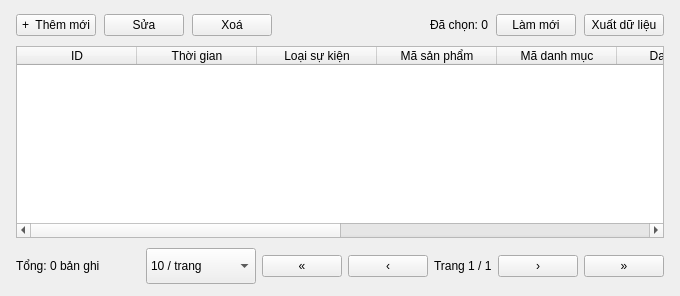
         <widget class="QFrame" name="tableFrame">
          <layout class="QVBoxLayout" name="tableLayout">
           <property name="spacing">
            <number>10</number>
           </property>
           <property name="leftMargin">
            <number>16</number>
           </property>
           <property name="topMargin">
            <number>14</number>
           </property>
           <property name="rightMargin">
            <number>16</number>
           </property>
           <property name="bottomMargin">
            <number>12</number>
           </property>
           <item>
            <layout class="QHBoxLayout" name="toolbarLayout">
             <property name="spacing">
              <number>8</number>
             </property>
             <item>
              <widget class="QPushButton" name="btnAdd">
               <property name="cursor">
                <cursorShape>PointingHandCursor</cursorShape>
               </property>
               <property name="toolTip">
                <string>Thêm bản ghi mới</string>
               </property>
               <property name="text">
                <string>+  Thêm mới</string>
               </property>
              </widget>
             </item>
             <item>
              <widget class="QPushButton" name="btnEdit">
               <property name="cursor">
                <cursorShape>PointingHandCursor</cursorShape>
               </property>
               <property name="toolTip">
                <string>Sửa bản ghi đang chọn</string>
               </property>
               <property name="text">
                <string>Sửa</string>
               </property>
              </widget>
             </item>
             <item>
              <widget class="QPushButton" name="btnDelete">
               <property name="cursor">
                <cursorShape>PointingHandCursor</cursorShape>
               </property>
               <property name="toolTip">
                <string>Xoá các bản ghi đang chọn</string>
               </property>
               <property name="text">
                <string>Xoá</string>
               </property>
              </widget>
             </item>
             <item>
              <spacer name="spacerToolbar">
               <property name="orientation">
                <enum>Qt::Horizontal</enum>
               </property>
               <property name="sizeHint" stdset="0">
                <size>
                 <width>40</width>
                 <height>20</height>
                </size>
               </property>
              </spacer>
             </item>
             <item>
              <widget class="QLabel" name="lblSelected">
               <property name="text">
                <string>Đã chọn: 0</string>
               </property>
              </widget>
             </item>
             <item>
              <widget class="QPushButton" name="btnRefresh">
               <property name="cursor">
                <cursorShape>PointingHandCursor</cursorShape>
               </property>
               <property name="toolTip">
                <string>Tải lại dữ liệu</string>
               </property>
               <property name="text">
                <string>Làm mới</string>
               </property>
              </widget>
             </item>
             <item>
              <widget class="QPushButton" name="btnExport">
               <property name="cursor">
                <cursorShape>PointingHandCursor</cursorShape>
               </property>
               <property name="toolTip">
                <string>Xuất toàn bộ dữ liệu ra file</string>
               </property>
               <property name="text">
                <string>Xuất dữ liệu</string>
               </property>
              </widget>
             </item>
            </layout>
           </item>
           <item>
            <widget class="QTableWidget" name="tblData">
             <property name="editTriggers">
              <set>QAbstractItemView::NoEditTriggers</set>
             </property>
             <property name="alternatingRowColors">
              <bool>true</bool>
             </property>
             <property name="selectionMode">
              <enum>QAbstractItemView::ExtendedSelection</enum>
             </property>
             <property name="selectionBehavior">
              <enum>QAbstractItemView::SelectRows</enum>
             </property>
             <property name="showGrid">
              <bool>false</bool>
             </property>
             <property name="sortingEnabled">
              <bool>true</bool>
             </property>
             <attribute name="horizontalHeaderDefaultSectionSize">
              <number>120</number>
             </attribute>
             <attribute name="horizontalHeaderStretchLastSection">
              <bool>true</bool>
             </attribute>
             <attribute name="verticalHeaderVisible">
              <bool>false</bool>
             </attribute>
             <attribute name="verticalHeaderDefaultSectionSize">
              <number>38</number>
             </attribute>
             <column>
              <property name="text">
               <string>ID</string>
              </property>
             </column>
             <column>
              <property name="text">
               <string>Thời gian</string>
              </property>
             </column>
             <column>
              <property name="text">
               <string>Loại sự kiện</string>
              </property>
             </column>
             <column>
              <property name="text">
               <string>Mã sản phẩm</string>
              </property>
             </column>
             <column>
              <property name="text">
               <string>Mã danh mục</string>
              </property>
             </column>
             <column>
              <property name="text">
               <string>Danh mục</string>
              </property>
             </column>
             <column>
              <property name="text">
               <string>Thương hiệu</string>
              </property>
             </column>
             <column>
              <property name="text">
               <string>Giá</string>
              </property>
             </column>
             <column>
              <property name="text">
               <string>Mã người dùng</string>
              </property>
             </column>
             <column>
              <property name="text">
               <string>Phiên (session)</string>
              </property>
             </column>
            </widget>
           </item>
           <item>
            <layout class="QHBoxLayout" name="paginationLayout">
             <property name="spacing">
              <number>6</number>
             </property>
             <item>
              <widget class="QLabel" name="lblRecordCount">
               <property name="text">
                <string>Tổng: 0 bản ghi</string>
               </property>
              </widget>
             </item>
             <item>
              <spacer name="spacerPagination">
               <property name="orientation">
                <enum>Qt::Horizontal</enum>
               </property>
               <property name="sizeHint" stdset="0">
                <size>
                 <width>40</width>
                 <height>20</height>
                </size>
               </property>
              </spacer>
             </item>
             <item>
              <widget class="QComboBox" name="cbPageSize">
               <property name="minimumSize">
                <size>
                 <width>110</width>
                 <height>36</height>
                </size>
               </property>
               <item>
                <property name="text">
                 <string>10 / trang</string>
                </property>
               </item>
               <item>
                <property name="text">
                 <string>25 / trang</string>
                </property>
               </item>
               <item>
                <property name="text">
                 <string>50 / trang</string>
                </property>
               </item>
               <item>
                <property name="text">
                 <string>100 / trang</string>
                </property>
               </item>
              </widget>
             </item>
             <item>
              <widget class="QPushButton" name="btnFirstPage">
               <property name="cursor">
                <cursorShape>PointingHandCursor</cursorShape>
               </property>
               <property name="toolTip">
                <string>Trang đầu</string>
               </property>
               <property name="text">
                <string>«</string>
               </property>
              </widget>
             </item>
             <item>
              <widget class="QPushButton" name="btnPrevPage">
               <property name="cursor">
                <cursorShape>PointingHandCursor</cursorShape>
               </property>
               <property name="toolTip">
                <string>Trang trước</string>
               </property>
               <property name="text">
                <string>‹</string>
               </property>
              </widget>
             </item>
             <item>
              <widget class="QLabel" name="lblPage">
               <property name="text">
                <string>Trang 1 / 1</string>
               </property>
              </widget>
             </item>
             <item>
              <widget class="QPushButton" name="btnNextPage">
               <property name="cursor">
                <cursorShape>PointingHandCursor</cursorShape>
               </property>
               <property name="toolTip">
                <string>Trang sau</string>
               </property>
               <property name="text">
                <string>›</string>
               </property>
              </widget>
             </item>
             <item>
              <widget class="QPushButton" name="btnLastPage">
               <property name="cursor">
                <cursorShape>PointingHandCursor</cursorShape>
               </property>
               <property name="toolTip">
                <string>Trang cuối</string>
               </property>
               <property name="text">
                <string>»</string>
               </property>
              </widget>
             </item>
            </layout>
           </item>
          </layout>
         </widget>
